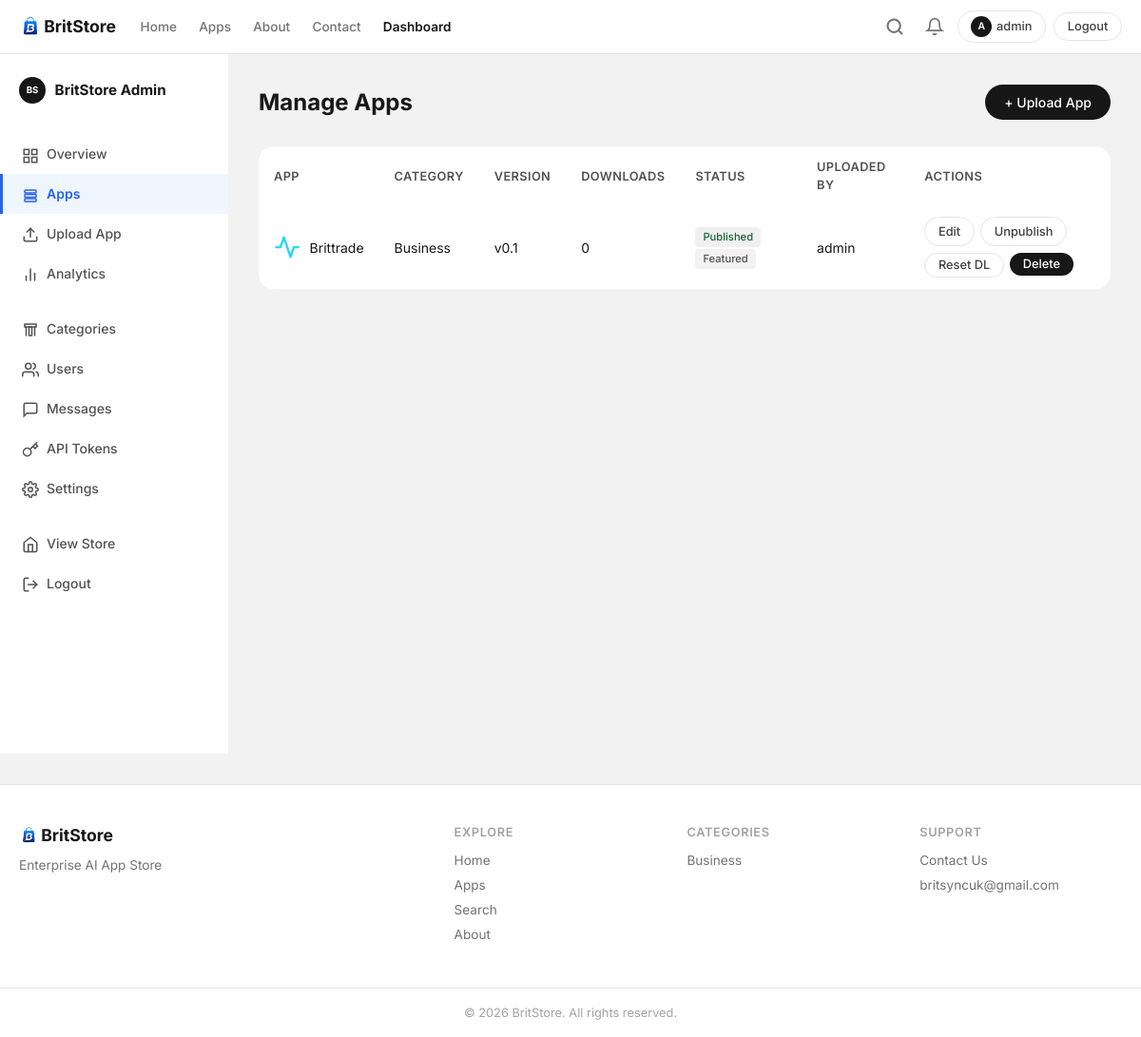
Page /dashboard/apps/ (signed in) on the earlier database version.
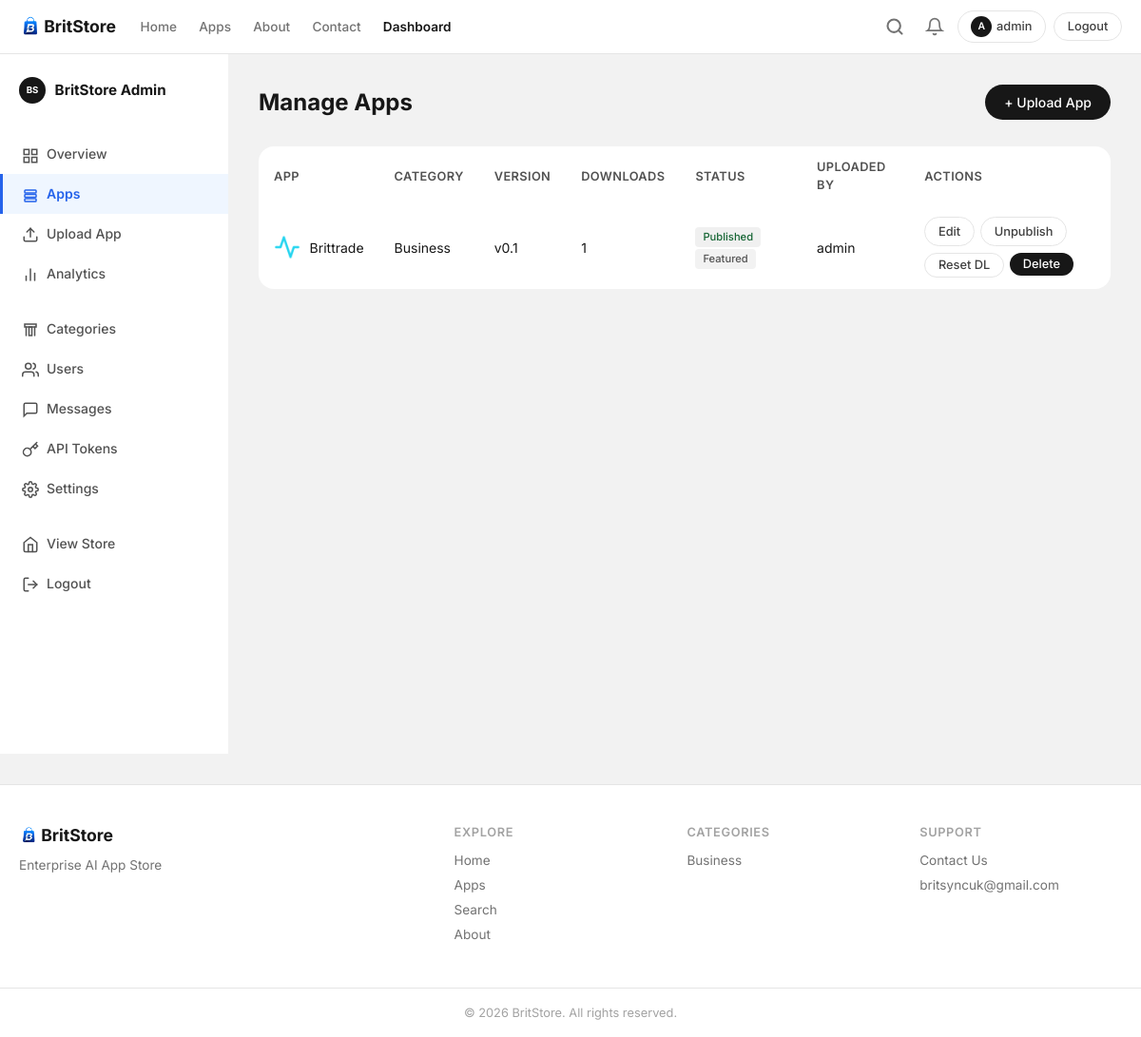
Same page on the later database version.
### store/models.py (models this page shows, shortened)
class App(models.Model):
    AGE_ALL = 'all'
    AGE_12 = '12+'
    AGE_16 = '16+'
    AGE_18 = '18+'
    AGE_CHOICES = [
        (AGE_ALL, 'All Ages'),
        (AGE_12, '12+'),
        (AGE_16, '16+'),
        (AGE_18, '18+'),
    ]
    PRICE_FREE = 'free'
    PRICE_PAID = 'paid'
    PRICE_CHOICES = [
        (PRICE_FREE, 'Free'),
        (PRICE_PAID, 'Paid'),
    ]
    CURRENCY_CHOICES = [
        ('USD', 'USD — US Dollar'),
        ('PKR', 'PKR — Pakistani Rupee'),
        ('EUR', 'EUR — Euro'),
        ('GBP', 'GBP — British Pound'),
        ('INR', 'INR — Indian Rupee'),
        ('AED', 'AED — UAE Dirham'),
        ('SAR', 'SAR — Saudi Riyal'),
    ]
    name = models.CharField(max_length=200)
    slug = models.SlugField(max_length=220, unique=True, blank=True)
    short_description = models.CharField(max_length=300, blank=True, default='')
    full_description = models.TextField(blank=True, default='')
    category = models.ForeignKey(Category, on_delete=models.PROTECT, related_name='apps', null=True, blank=True)
    version = models.CharField(max_length=50)
    package_name = models.CharField(max_length=200, unique=True, db_index=True)
    apk_file = models.FileField(upload_to=app_apk_path, blank=True, default='')
    icon = models.ImageField(upload_to=app_icon_path, blank=True, default='')
    file_size = models.PositiveBigIntegerField(default=0, help_text='Size in bytes')
    android_version = models.CharField(max_length=50, default='Android 8+')
    release_notes = models.TextField(blank=True)
    download_count = models.PositiveIntegerField(default=0)
    featured = models.BooleanField(default=False)
    published = models.BooleanField(default=False)
    uploaded_by = models.ForeignKey(
        User, on_delete=models.SET_NULL, null=True, blank=True, related_name='uploaded_apps',
    )
    age_rating = models.CharField(max_length=4, choices=AGE_CHOICES, default=AGE_ALL)
    price_type = models.CharField(max_length=4, choices=PRICE_CHOICES, default=PRICE_FREE)
    price = models.DecimalField(max_digits=8, decimal_places=2, null=True, blank=True, help_text='Price (only for paid apps)')
    currency = models.CharField(max_length=10, choices=CURRENCY_CHOICES, default='USD', help_text='Currency for paid apps')
    created_at = models.DateTimeField(auto_now_add=True)
    updated_at = models.DateTimeField(auto_now=True)
    class Meta:
        ordering = ['-created_at']

class Category(models.Model):
    name = models.CharField(max_length=100, unique=True)
    slug = models.SlugField(max_length=120, unique=True, blank=True)
    description = models.TextField(blank=True)
    icon = models.ImageField(upload_to='category_icons/', blank=True)
    icon_emoji = models.CharField(max_length=10, blank=True, help_text='Fallback emoji if no icon image')
    created_at = models.DateTimeField(auto_now_add=True)
    class Meta:
        verbose_name_plural = 'Categories'
        ordering = ['name']

class User(AbstractUser):
    ROLE_SUPER_ADMIN = 'super_admin'
    ROLE_APP_MANAGER = 'app_manager'
    ROLE_NORMAL_USER = 'normal_user'
    ROLE_CHOICES = [
        (ROLE_SUPER_ADMIN, 'Super Admin'),
        (ROLE_APP_MANAGER, 'App Manager'),
        (ROLE_NORMAL_USER, 'Normal User'),
    ]
    role = models.CharField(max_length=20, choices=ROLE_CHOICES, default=ROLE_NORMAL_USER)
    is_fingerprint_user = models.BooleanField(default=False)
    has_upgraded = models.BooleanField(default=False)
    class Meta:
        ordering = ['username']
    @property
    def is_super_admin(self):
        return self.role == self.ROLE_SUPER_ADMIN or self.is_superuser
    @property
    def can_access_dashboard(self):
        return self.is_super_admin or self.is_app_manager or self.is_staff
    @property
    def avatar_letter(self):
        return self.username[0].upper() if self.username else '?'

### store/views.py (the view)
# urls.py: path('dashboard/apps/', views.dashboard_apps, name='dashboard_apps'),
@dashboard_required
def dashboard_apps(request):
    apps = App.objects.select_related('category', 'uploaded_by')
    return render(request, 'dashboard/apps_list.html', {'apps': apps})

### store/context_processors.py (called while the page is built)
def site_context(request):
    settings_obj = WebsiteSettings.get_solo()
    from store.models import Category, Notification
    nav_categories = Category.objects.annotate(
        published_count=Count('apps', filter=Q(apps__published=True)),
    ).filter(published_count__gt=0)[:8]
    notifications = []
    unread_notifications = 0
    if request.user.is_authenticated and request.user.is_super_admin:
        notifications = Notification.objects.all()[:10]
        unread_notifications = Notification.objects.filter(is_read=False).count()
    return {
        'site_settings': settings_obj,
        'nav_categories': nav_categories,
        'notifications': notifications,
        'unread_notifications': unread_notifications,
    }

### store/models.py (called while the page is built)
    @classmethod
    def get_solo(cls):
        obj, _ = cls.objects.get_or_create(pk=1)
        return obj

### templates/dashboard/apps_list.html (shortened to what this page needs)
{% extends 'base.html' %}
{% load static %}
{% block extra_css %}<link rel="stylesheet" href="{% static 'css/dashboard.css' %}">{% endblock %}
{% block content %}
<div class="dashboard-layout">
    {% include 'dashboard/sidebar.html' %}
    <div class="dashboard-main">
        <div class="dashboard-header flex-between">
            <div>
                <h1>Manage Apps</h1>
            </div>
            <a href="{% url 'dashboard_upload' %}" class="btn btn-primary">+ Upload App</a>
        </div>
        <div class="table-responsive">
            <table class="dash-table">
                <thead>
                    <tr>
                        <th>App</th>
                        <th>Category</th>
                        <th>Version</th>
                        <th>Downloads</th>
                        <th>Status</th>
                        <th>Uploaded By</th>
                        <th>Actions</th>
                    </tr>
                </thead>
                <tbody>
                    {% for app in apps %}
                    <tr>
                        <td>
                            <div class="table-app">
                                {% if app.icon %}<img src="{{ app.icon.url }}" alt="">{% endif %}
                                {{ app.name }}
                            </div>
                        </td>
                        <td>{{ app.category.name }}</td>
                        <td>v{{ app.version }}</td>
                        <td>{{ app.download_count }}</td>
                        <td>
                            {% if app.published %}<span class="badge badge-success">Published</span>
                            {% else %}<span class="badge badge-muted">Draft</span>{% endif %}
                            {% if app.featured %}<span class="badge badge-featured">Featured</span>{% endif %}
                        </td>
                        <td>{{ app.uploaded_by.username|default:"—" }}</td>
                        <td class="actions-cell">
                            <a href="{% url 'dashboard_edit_app' app.slug %}" class="btn btn-outline btn-sm">Edit</a>
                            {% if user.is_super_admin %}
                            <a href="{% url 'dashboard_toggle_publish' app.slug %}" class="btn btn-outline btn-sm">
                                {% if app.published %}Unpublish{% else %}Publish{% endif %}
                            </a>
                            <form method="post" action="{% url 'dashboard_reset_downloads' app.slug %}" style="display:inline" onsubmit="return confirm('Reset download count for &quot;{{ app.name }}&quot;? This deletes all download records.')">
                                <button type="submit" class="btn btn-outline btn-sm">Reset DL</button>
                            </form>
                            <form method="post" action="{% url 'dashboard_delete_app' app.slug %}" style="display:inline" onsubmit="return confirm('Delete &quot;{{ app.name }}&quot;? This cannot be undone.')">
                                <button type="submit" class="btn btn-danger btn-sm">Delete</button>
                            </form>
                            {% endif %}
                        </td>
                    </tr>
                    {% empty %}
                    <tr><td colspan="7" class="text-muted">No apps yet. <a href="{% url 'dashboard_upload' %}">Upload one</a></td></tr>
                    {% endfor %}
                </tbody>
            </table>
        </div>
    </div>
</div>
{% endblock %}

Differences in the rows shown:
changed App "Brittrade": download_count "0" → "1"
